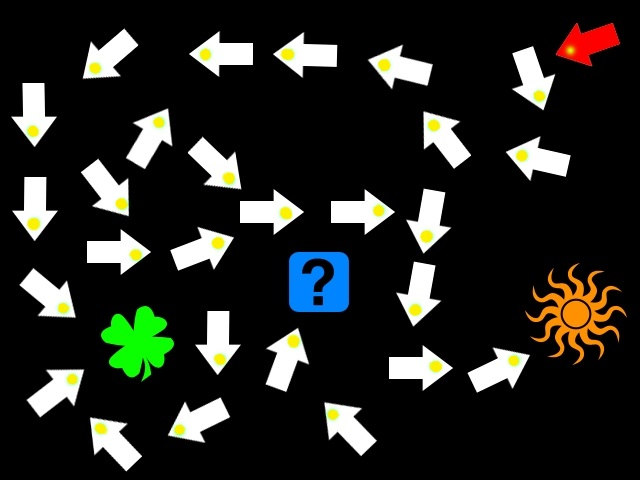
%> input picture Treasure_hard.jpg, 640 x 480 px
$ octave difficult_task.m   (GNU Octave 9; MATLAB toolbox functions it lacks are replaced by stand-ins)
%> lines starting %> are read from the running program, lines starting %| are printed output that depends on the picture; in (x1, y1, x2, y2) boxes, pixels count from 0 and x2, y2 are one past the last pixel; in counts of white or black regions, pixels touching at a corner belong together; the program's own positions count from 1
### arrow_finder.m
function [modified_props] = arrow_finder(im,props)
len=length(props);
arrow_number=0;
for i=1:len
    sect=imcrop(im,props(i).BoundingBox);
    % extract RGB channels separatelly
    red_channel = sect(:, :, 1);
    green_channel = sect(:, :, 2);
    blue_channel = sect(:, :, 3);
    % label pixels of yellow colour
    yellow_map = green_channel > 220 & red_channel > 220 & blue_channel < 30;
    parameter=regionprops(yellow_map);
    if isempty(parameter)== 0
        props(i).arrow_id=arrow_number;
        arrow_number=arrow_number+1;
    else
        props(i).arrow_id='Not_arrow'
    end
end
modified_props=props;
end

### difficult_task.m
clear
clc

%% Reading image
im = imread('Treasure_hard.jpg'); % change name to process other images
%> im is the input picture: size 480x640x3 uint8; mean R, G, B 36.3, 37.7, 32.8
figure;
imshow(im);

%% Binarisation
bin_threshold = 0.05; % parameter to vary
bin_im = im2bw(im, bin_threshold);
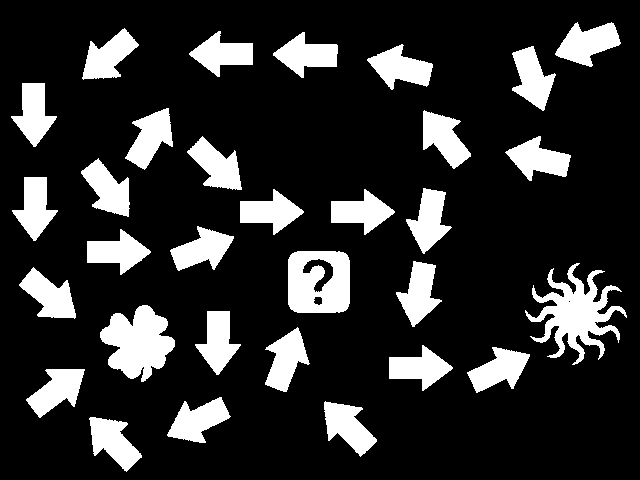
%> bin_im: size 480x640 logical; 17.7% white; 31 white regions
figure;
imshow(bin_im);


%% Extracting connected components
con_com = bwlabel(bin_im);
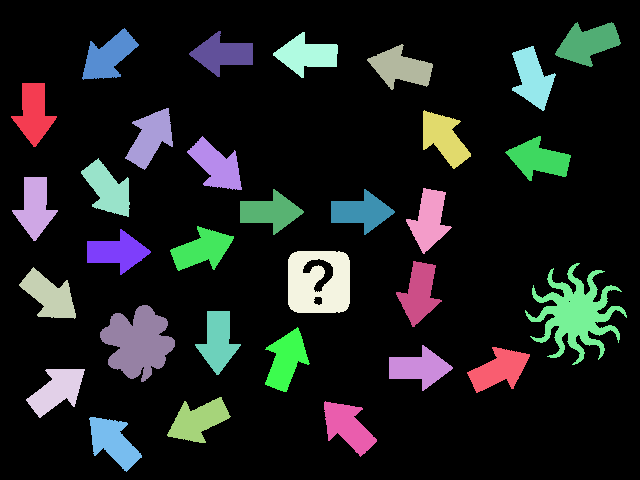
%> con_com: size 480x640 double; 32 distinct labels, from 0 to 31; one colour per label, 0 black
figure;
imshow(label2rgb(con_com));
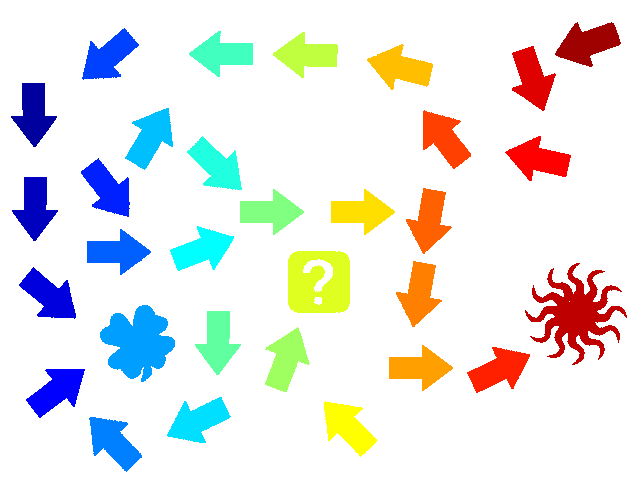
%> displayed picture: size 480x640x3, on the screen's scale of 0 to 255; mean R, G, B 231.7, 232.9, 230.7


%% Computing objects properties
props = regionprops(con_com);
%> props = 31 regions; largest, box (x1, y1, x2, y2), Area and Centroid: (525, 263, 627, 365) 4048 [576.5 314.5], (100, 305, 175, 382) 3540 [138.6 343.2], (288, 251, 350, 313) 3266 [319.3 283.4], (555, 22, 621, 67) 1682 [588.4 43.8], (125, 108, 173, 170) 1597 [151.1 138.3]

props=arrow_finder(im,props);
%> in arrow_finder, `len=length(props);`: len = 31
%> the loop in arrow_finder, `for i=1:len` made 31 passes
%> parameter on passes 1, 3, 4, 5, 6, 7, 8, 9, 10, 11, 13: {Area 53, Centroid [22.7 48.6], BoundingBox [18.5 44.5 8 8]}, {Area 40, Centroid [44.7 41.8], BoundingBox [41.5 38.5 7 7]}, {Area 46, Centroid [46.9 10.7], BoundingBox [42.5 6.5 8 8]}, {Area 60, Centroid [40.9 46.4], BoundingBox [36.5 41.5 9 9]}, {Area 53, Centroid [13.6 40.6], BoundingBox [9.5 36.5 9 8]}, {Area 54, Centroid [49.4 26.4], BoundingBox [44.5 22.5 9 8]}, {Area 53, Centroid [12.1 12.2], BoundingBox [7.5 8.5 9 8]}, 0 regions, {Area 47, Centroid [34.4 14.9], BoundingBox [30.5 11.5 8 7]}, {Area 40, Centroid [13 33.3], BoundingBox [9.5 29.5 7 7]}, {Area 58, Centroid [42.6 42.7], BoundingBox [38.5 38.5 8 9]}
%> pass 1, in arrow_finder, `blue_channel = sect(:, :, 3);`:
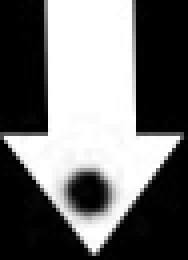
%> blue_channel: size 65x47 uint8 (shown 4 times larger); min 0, max 255, mean 111.3
%> in arrow_finder, `modified_props=props;`: modified_props has the same summary as props outside arrow_finder

%% computing the centroid of yellow regions
red_channel = im(:, :, 1);
green_channel =im(:, :, 2);
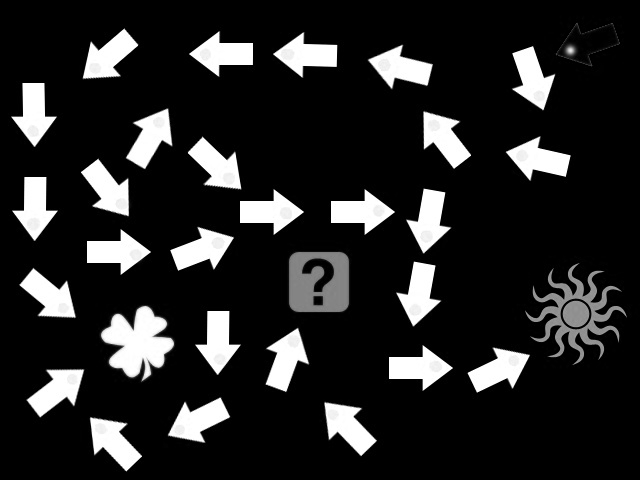
%> green_channel: size 480x640 uint8; min 0, max 255, mean 37.7
blue_channel = im(:, :, 3);
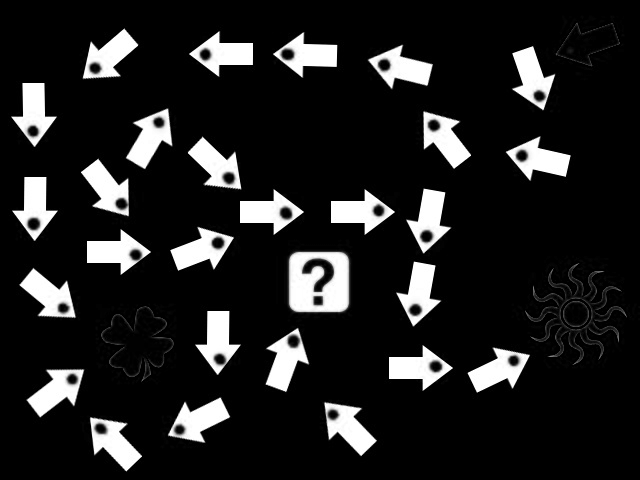
%> blue_channel: size 480x640 uint8; min 0, max 255, mean 32.8
yellow_map = green_channel > 220 & red_channel > 220 & blue_channel < 30;
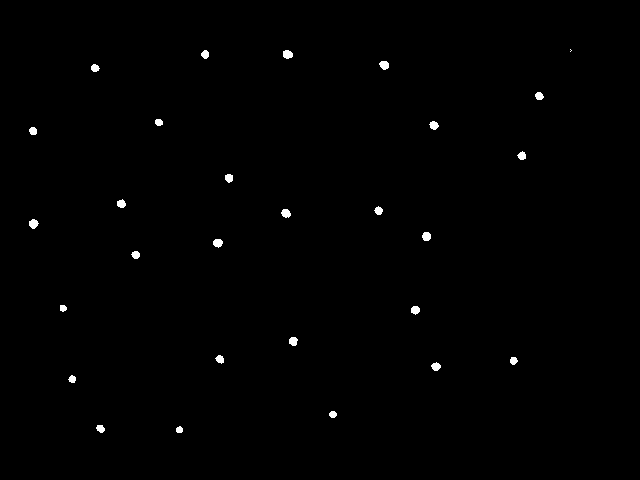
%> yellow_map: size 480x640 logical; 0.5% white; 28 white regions (1 under 20 px)
yellow_dots = bwlabel(yellow_map);
%> yellow_dots: size 480x640 double; 29 distinct labels, from 0 to 28
yellow_cent = regionprops(yellow_dots);
%> yellow_cent = 28 regions; largest, box (x1, y1, x2, y2), Area and Centroid: (283, 50, 293, 59) 72 [288.2 55], (29, 219, 39, 229) 70 [34.1 224.4], (379, 61, 389, 70) 69 [384.9 65.7], (213, 239, 223, 248) 68 [218.4 243.5], (281, 209, 291, 218) 67 [286.6 213.9]
imshow(yellow_map)

%% Adding the centroid of arrows with their other properties

for loop1=1:28
    dist=[];
    disp(dist)
    for loop2=1:11
        dist(loop2)=eucledian_dist(yellow_cent(loop1).Centroid,props(loop2).Centroid);
    end
    [M,I]=min(dist);
    props(I).Cetroid_of_yellow_dot=yellow_cent(loop1).Centroid;
    props(I).BoundingBox_of_yellow_dot=yellow_cent(loop1).BoundingBox;
 end
%> this loop made 28 passes
%> (M, I) on passes 1 to 12: (17.82, 1), (16.69, 2), (18.49, 3), (18.96, 4), (17.79, 6), (18.42, 8), (19.78, 5), (18.6, 7), (17.46, 10), (20.93, 11), (96.66, 6), (100.9, 7)
%> after the loop, dist = [540.5 558.2 576.3 616 483.3 462.2 496.1 602 522.1 429.2 525.1]
